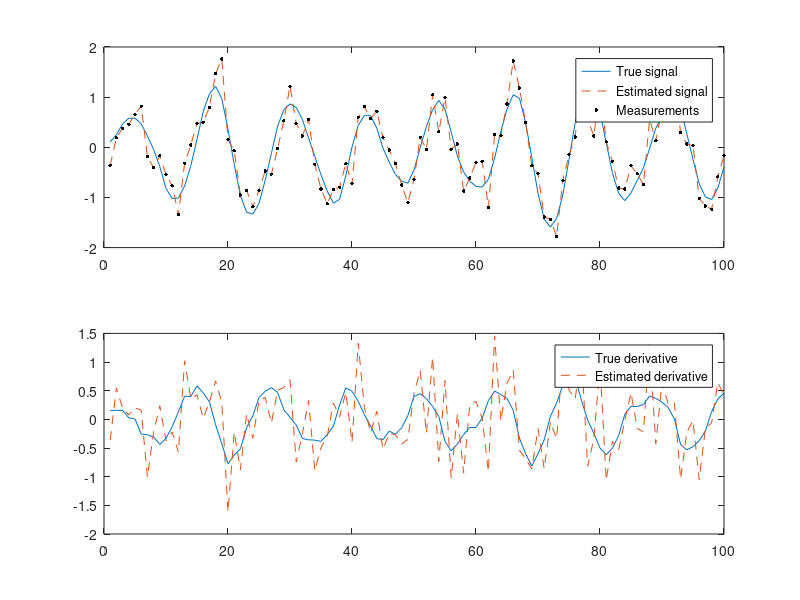

Recreate this plot in MATLAB. (Note: this script raises an error after producing the figure.)
%%%%%%%%%%%%%%%%%%%%%%%%%%%%%%%%%%%%%%%%%%%%%%%%%%%%%%%%%%%%%%%%%
%
% S-114.4202 Research Seminar on Computational Science
% Bayesian Estimation of Time-Varying Processes (5 p) L V
%
% $Id: kf_ex.m,v 1.1 2009/03/30 17:00:18 ssarkka Exp $
%
% This software is distributed under the GNU General Public 
% Licence (version 2 or later); please refer to the file 
% Licence.txt, included with the software, for details.
%
%%%%%%%%%%%%%%%%%%%%%%%%%%%%%%%%%%%%%%%%%%%%%%%%%%%%%%%%%%%%%%%%%

  %%%%%%%%%%%%%%%%%%%%%%%%%%%%%%%%%%%%%%%%
  %
  % Generate data
  %
  %%%%%%%%%%%%%%%%%%%%%%%%%%%%%%%%%%%%%%%%
  randn('state',123);
  steps = 100;

  w = 0.5;
  q = 0.01;
  r = 0.1;

  % This is the transition matrix
  A = [cos(w)    sin(w)/w; 
       -w*sin(w) cos(w)];

  % This is the process noise covariance
  Q = [0.5*q*(w-cos(w)*sin(w))/w^3 0.5*q*sin(w)^2/w^2;
       0.5*q*sin(w)^2/w^2          0.5*q*(w+cos(w)*sin(w))/w];

  % This is the true initial value
  x0 = [0;0.1]; 

  X = zeros(2,steps);  % The true signal
  Y = zeros(1,steps);  % Measurements
  T = 1:steps;         % Time
  x = x0;
  for k=1:steps
    x = mvnrnd(A*x,Q)';
    y = mvnrnd(x(1),r);
    X(:,k) = x;
    Y(:,k) = y;
  end

  %figure;
  %subplot(1,1,1);
  %plot(T,X(1,:),'--',T,Y,'o');
  %legend('True signal','Measurements');
  %fprintf('This is the simulated data. Press enter.\n');
  %pause;
  
  %%%%%%%%%%%%%%%%%%%%%%%%%%%%%%%%%%%%%%%%
  %
  % Base line solution. The estimates
  % of x_k are stored as columns of
  % the matrix EST1.
  %
  %%%%%%%%%%%%%%%%%%%%%%%%%%%%%%%%%%%%%%%%
  
  m1 = x0;  % Initialize to true value
  EST1 = zeros(2,steps);
  for k=1:steps
    m1(2) = Y(k)-m1(1);
    m1(1) = Y(k);

    EST1(:,k) = m1;
  end

  % Plot the signal and its estimate
  figure;
  subplot(2,1,1);
  plot(T,X(1,:),'-',T,EST1(1,:),'--',T,Y,'k.','MarkerSize',8);
  legend('True signal','Estimated signal','Measurements');
  
  % Plot the derivative and its estimate
  subplot(2,1,2);
  plot(T,X(2,:),'-',T,EST1(2,:),'--');
  legend('True derivative','Estimated derivative');
  exportplot('ex_3_3_basesol.pdf',figW,figH,gcf,1.5);
  % Compute error
  err1 = rmse(X,EST1);
  
  fprintf('This is the base line estimate. Press enter.\n');
  
  
  %%%%%%%%%%%%%%%%%%%%%%%%%%%%%%%%%%%%%%%%
  % Kalman filter solution
  %%%%%%%%%%%%%%%%%%%%%%%%%%%%%%%%%%%%%%%%

  m = x0;     % Initialize to true value
  P = eye(2); % Some uncertanty in covariance  
  EST2 = zeros(2,steps);
  EST2P = zeros(2,2,steps);
  
  Ks = EST2;
  H = [1 0];
  kdiff = zeros(1,steps);
  for k=1:steps
    % prediction
    m_ = A*m;
    P_ = A*P*A'+Q;
    
    % update
    K = P_(:,1)/(P_(1,1)+r);
    Ks(:,k) = K;
    m = m_ + K*(Y(k)-m_(1));
    P = P_-(P_(1,1)+r)*(K*K');

    % Store the results
    EST2(:,k) = m;
    EST2P(:,:,k) = P;
  end

  % Plot the signal and its estimate
  figure;
  subplot(2,1,1);
  plot(T,X(1,:),'-',T,EST2(1,:),'--',T,Y,'k.','MarkerSize',8);
  legend('True signal','Estimated signal','Measurements');
  
  % Plot the derivative and its estimate
  subplot(2,1,2);
  plot(T,X(2,:),'-',T,EST2(2,:),'--');
  legend('True derivative','Estimated derivative');
  exportplot('ex_3_3_kalmansol.pdf',figW,figH,gcf,1.5);


  % Compute error
  err2 = rmse(X,EST2);  



  %%%%%%%%%%%%%%%%%%%%%%%%%%%%%%%%%%%%%%%%
  % Stationary Kalman filter solution
  %%%%%%%%%%%%%%%%%%%%%%%%%%%%%%%%%%%%%%%%

  m3 = x0;     % Initialize to true value
  K  =  [0.424975200169185;
         0.111137301539005];  % Store the stationary gain here
  
  EST3 = zeros(2,steps);

  for k=1:steps
    % Replace these with the stationary Kalman filter equations
    m3 = A*m3+K*(Y(k)-A(1,:)*m3);
    
    % Store the results
    EST3(:,k) = m3;
  end

  % Plot the signal and its estimate
  figure;
  subplot(2,1,1);
  plot(T,X(1,:),'-',T,EST3(1,:),'--',T,Y,'k.','MarkerSize',8);
  legend('True signal','Estimated signal','Measurements');
  
  % Plot the derivative and its estimate
  subplot(2,1,2);
  plot(T,X(2,:),'-',T,EST3(2,:),'--');
  legend('True derivative','Estimated derivative');
  exportplot('ex_3_3_statkalmansol.pdf',figW,figH,gcf,1.5);
  
  
  % Compute error
  err3 = rmse(X,EST3);
  
    rLabels = {'RMSE'};
    cLabels = {'Baseline' 'Kalman' 'Stat. Kalman'};
    matrix2latex([err1 err2 err3],'ex_3_3_rmse.tex',...
           'alignment','d{?}{2}','format','$%.5f$','columnLabels',cLabels,...
           'rowLabels',rLabels,'rowLabelAlignment','r');
  
 
 %%

  %%%%%%%%%%%%%%%%%%%%%%%%%%%%%%%%%%%%%%%%
  %
  % RTS Smoother
  % The estimates of x_k are stored as columns of
  % the matrix EST3.
  %
  %%%%%%%%%%%%%%%%%%%%%%%%%%%%%%%%%%%%%%%%

mss = zeros(2,steps);
Pss = EST2P;
Gs = Pss;
P2s = Pss;
m_s = EST2(:,end);
P_s = EST2P(:,:,end);
mss(:,end) = m_s;
Pss(:,:,end) = P_s;
P2s(:,:,end) = (eye(2)-K*H)*A*Pss(:,:,end-1); % covariance across 2 timesteps
for k=steps-1:-1:1
    m = EST2(:,k);
    P = EST2P(:,:,k);
    % prediction
    m_ = A*m;
    P_ = A*P*A'+Q;
    
    % update
    G = P*A'/P_;
    m_s = m + G*(m_s-m_);
    P_s = P + G*(P_s-P_)*G';
    P_2s = P*G'+Gs(:,:,k+1)*(P2s(:,:,k+1)-A*P)*G';
    
    Gs(:,:,k) = G;
    mss(:,k) = m_s;
    Pss(:,:,k) = P_s;
    P2s(:,:,k) = P_2s;
    
end

% Plot the signal and its estimate
figure;
subplot(2,1,1);
plot(T,EST2(1,:),'-',T,EST3(1,:),'--');
legend('Kalman','RTS');
xlabel('Time');
ylabel('Mean');

% Plot the derivative and its estimate
subplot(2,1,2);
plot(T,EST2(2,:),'-',T,EST3(2,:),'--');
legend('Kalman','RTS');
xlabel('Time');
ylabel('Mean');

%exportplot('ex_7_2.pdf',figW,figH,gcf,1.5);
err4 = rmse(X,mss);
  
% rLabels = {'RMSE'};
% cLabels = {'Baseline' 'Kalman' 'Stat. Kalman' 'RTS'};
% matrix2latex([err1 err2 err3 err4],'ex_7_2_rmse.tex',...
%        'alignment','d{?}{2}','format','$%.5f$','columnLabels',cLabels,...
%        'rowLabels',rLabels,'rowLabelAlignment','r');  
  


